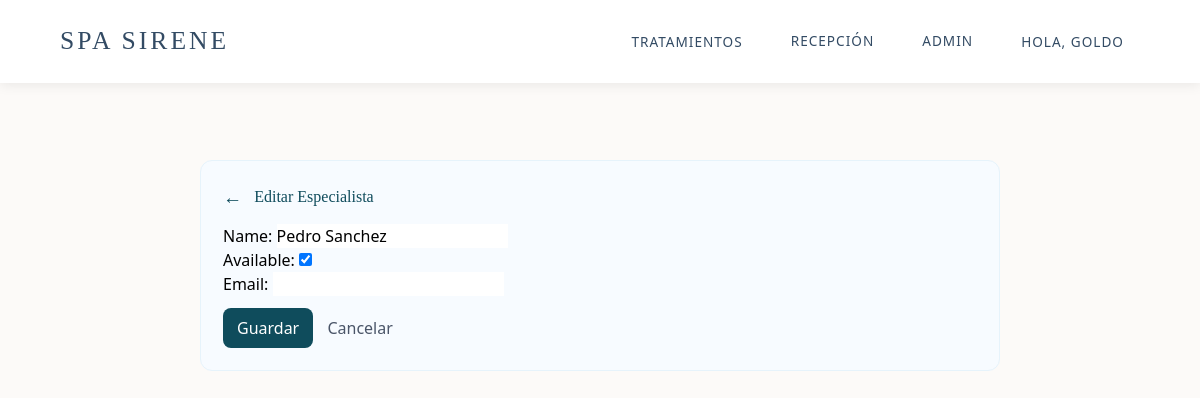
The app's page /spa/admin-panel/specialists/1/edit/ (signed in), older data.
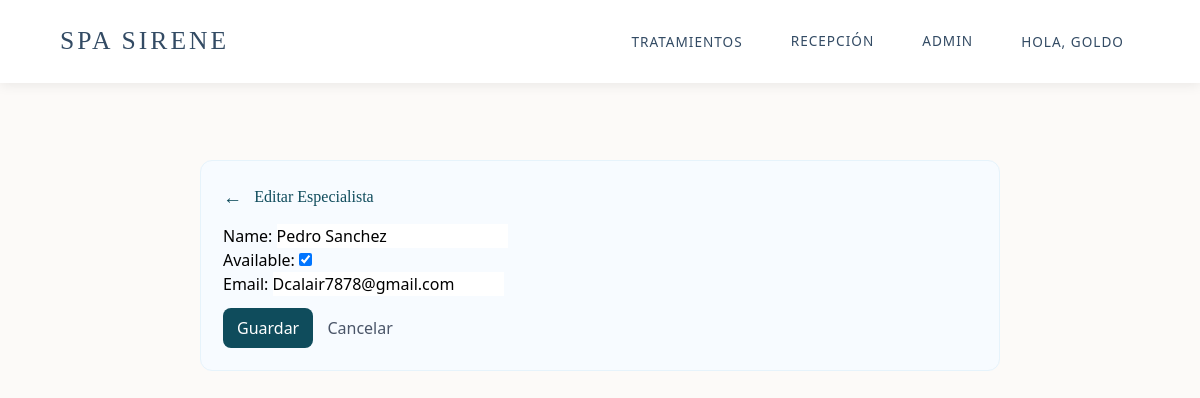
The same page, newer data.
### coffee/models.py (models this page shows, shortened)
class Specialist(models.Model):
    name = models.CharField(max_length=255)
    available = models.BooleanField(default=True)
    email = models.EmailField(null=True, blank=True)
    class Meta:
        verbose_name = 'Specialist'
        verbose_name_plural = 'Specialists'

### coffee/views.py (the view)
# urls.py: path('admin-panel/specialists/<int:pk>/edit/', views.admin_specialist_edit, name='admin_specialist_edit'),
@login_required
@group_required('AdminSuperior')
def admin_specialist_edit(request, pk):
    spec = get_object_or_404(Specialist, pk=pk)
    if request.method == 'POST':
        form = SpecialistForm(request.POST, instance=spec)
        if form.is_valid():
            form.save()
            messages.success(request, 'Especialista actualizado.')
            return redirect('admin_specialists_list')
    else:
        form = SpecialistForm(instance=spec)
    return render(request, 'admin/specialist_form.html', {'form': form, 'specialist': spec})

### coffee/forms.py
class SpecialistForm(forms.ModelForm):
    class Meta:
        model = Specialist
        fields = ['name', 'available', 'email']

### coffee/context_processors.py (called while the page is built)
def role_flags(request):
    user = getattr(request, 'user', None)
    is_receptionist = False
    is_admin_superior = False
    try:
        if user and user.is_authenticated:
            if user.is_superuser or user.is_staff:
                is_receptionist = user.is_superuser or ('receptionist' in [g.lower() for g in user.groups.values_list('name', flat=True)])
                is_admin_superior = True
            else:
                groups = [g.lower() for g in user.groups.values_list('name', flat=True)]
                is_receptionist = 'receptionist' in groups or 'recepcionista' in groups
                is_admin_superior = 'adminsuperior' in groups or 'admin_superior' in groups
    except Exception:
        pass
    return {'is_receptionist': is_receptionist, 'is_admin_superior': is_admin_superior}

### coffee/views.py (called while the page is built)
def in_group(user, group_name):
    if not user or not user.is_authenticated:
        return False
    if user.is_superuser:
        return True
    return user.groups.filter(name=group_name).exists()

### coffee/templates/admin/specialist_form.html (shortened to what this page needs)
{% extends 'base.html' %}
{% block content %}
<div style="max-width:800px;margin:60px auto;padding:22px;background:#f7fbff;border-radius:12px;border:1px solid #e6f3fb;">
    <div style="display:flex;align-items:center;justify-content:space-between;">
        <div style="display:flex;align-items:center;gap:12px;">
            <a href="{% url 'admin_specialists_list' %}" style="text-decoration:none;color:#0f4c5c;font-size:1.2rem;">←</a>
            <h2 style="color:#0f4c5c;font-family:'Playfair Display', serif;margin:0;">{% if specialist %}Editar{% else %}Agregar{% endif %} Especialista</h2>
        </div>
    </div>
    <form method="post" style="margin-top:12px;">
        {{ form.as_p }}
        <div style="margin-top:12px;">
            <button type="submit" style="background:#0f4c5c;color:white;padding:8px 14px;border-radius:8px;border:none;">Guardar</button>
            <a href="{% url 'admin_specialists_list' %}" style="margin-left:10px;color:#4a5568;">Cancelar</a>
        </div>
    </form>
</div>
{% endblock %}

Row changes from the older to the newer data that the page shows:
changed Specialist "Pedro Sanchez": email (not shown) → "Dcalair7878@gmail.com"
